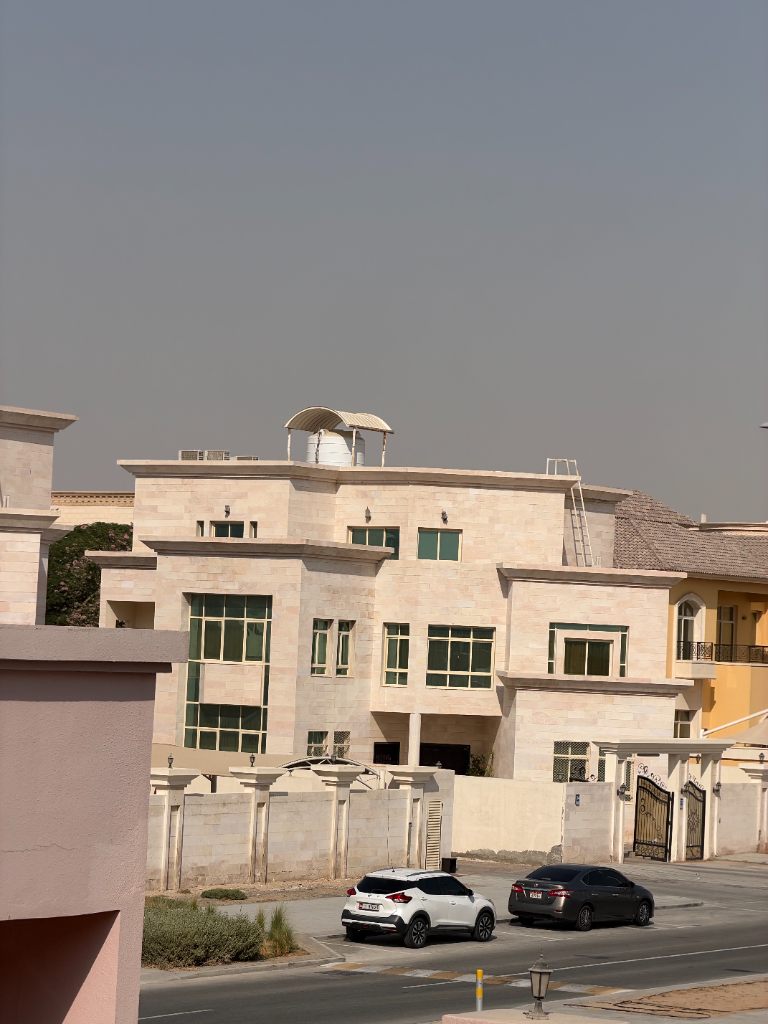
#> input picture topics/canny-edge-detection/house.jpg, 768 x 1024 px
$ python canny_edge_detection.py
#> lines starting #> are read from the running program, lines starting #| are printed output that depends on the picture; after the words box and inside, x2 and y2 are one past the last pixel; in counts of white or black regions, pixels touching at a corner belong together
import argparse
from pathlib import Path

import cv2


PROJECT_DIR = Path(__file__).resolve().parent
IMAGE_PATH = PROJECT_DIR / "house.jpg"
GRAYSCALE_PATH = PROJECT_DIR / "grayscale.jpg"
EDGES_PATH = PROJECT_DIR / "edges.jpg"


def main() -> None:
    parser = argparse.ArgumentParser(description="Convert an image to grayscale and detect its edges.")
    parser.add_argument(
        "--no-display",
        action="store_true",
        help="Save the processed images without opening image windows.",
    )
    args = parser.parse_args()

    image = cv2.imread(str(IMAGE_PATH))
#> image is the input picture: shape (1024, 768, 3); mean B, G, R 128, 136.2, 146.1
    if image is None:
        raise SystemExit(f"Error: Could not load the image: {IMAGE_PATH}")

    gray = cv2.cvtColor(image, cv2.COLOR_BGR2GRAY)
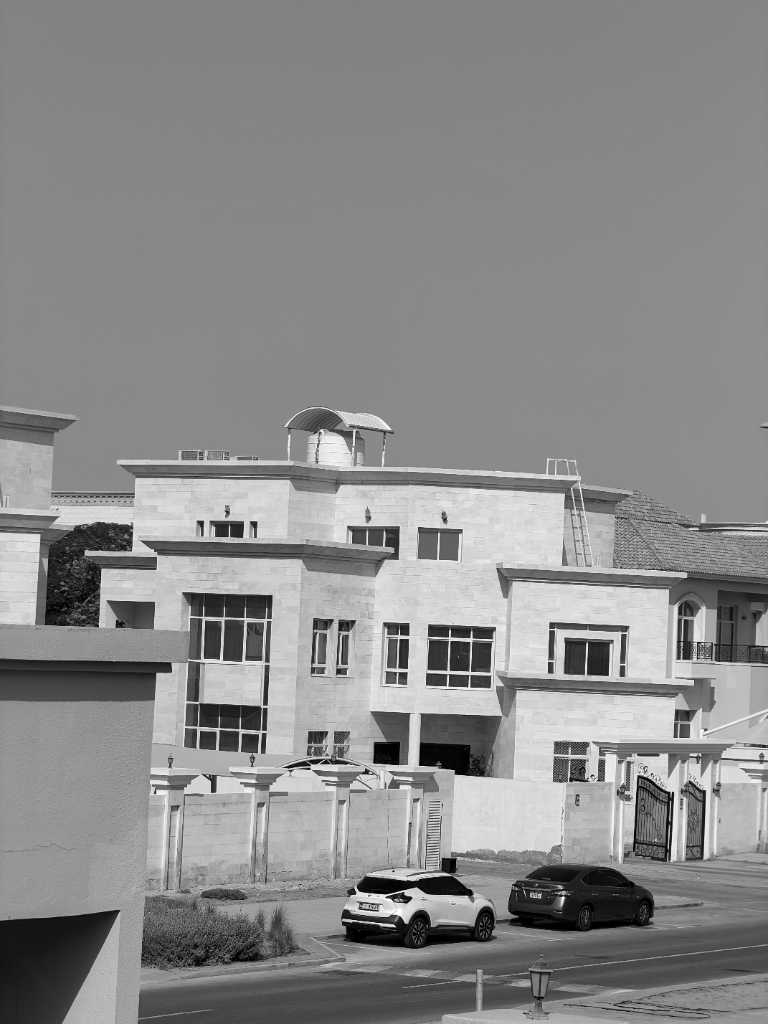
#> gray: shape (1024, 768); min 0, max 255, mean 138.2
    edges = cv2.Canny(gray, 100, 200)
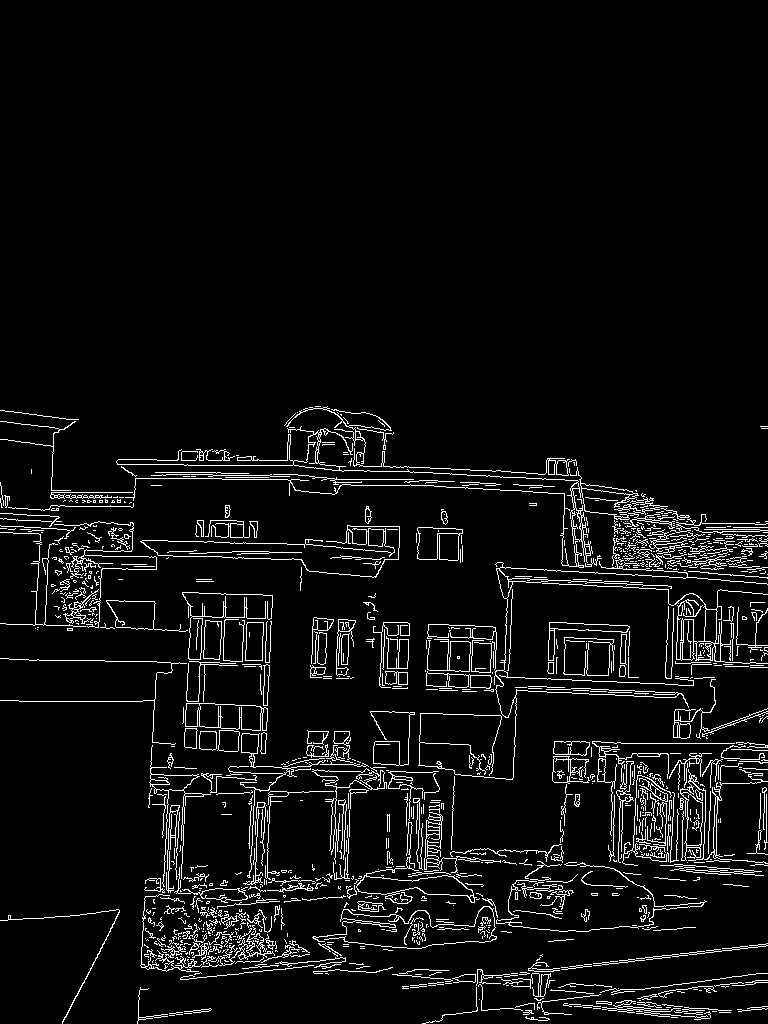
#> edges: shape (1024, 768); 5.5% white in thin lines or dots, all inside (x1, y1, x2, y2) = (0, 406, 768, 1024)

    if not cv2.imwrite(str(GRAYSCALE_PATH), gray):
        raise OSError(f"Could not save the grayscale image: {GRAYSCALE_PATH}")
    if not cv2.imwrite(str(EDGES_PATH), edges):
        raise OSError(f"Could not save the edge image: {EDGES_PATH}")

    print("Original image shape:", image.shape)
#| Original image shape: (1024, 768, 3)
    print("Grayscale image shape:", gray.shape)
#| Grayscale image shape: (1024, 768)
    print("Saved:", GRAYSCALE_PATH)
    print("Saved:", EDGES_PATH)

    if not args.no_display:
        cv2.imshow("Original Image", image)
        cv2.imshow("Grayscale Image", gray)
        cv2.imshow("Detected Edges", edges)
        cv2.waitKey(0)
        cv2.destroyAllWindows()


if __name__ == "__main__":
    main()
